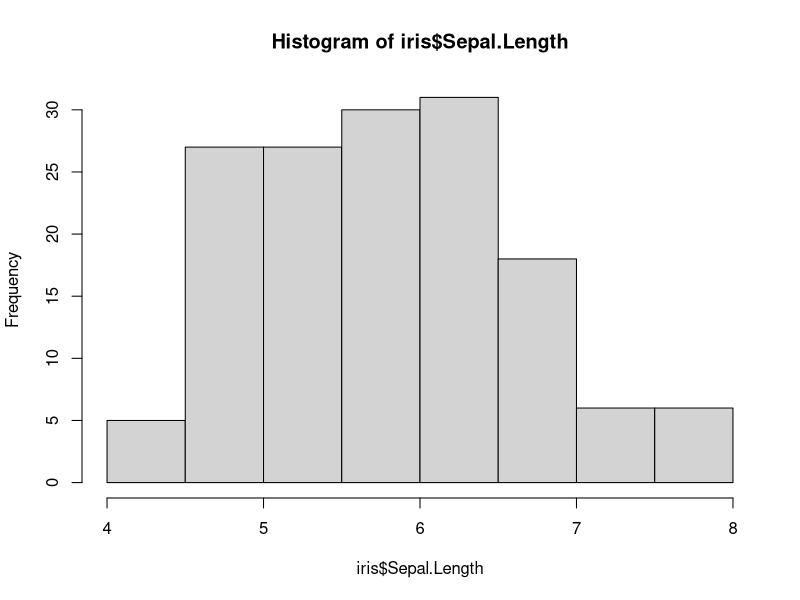
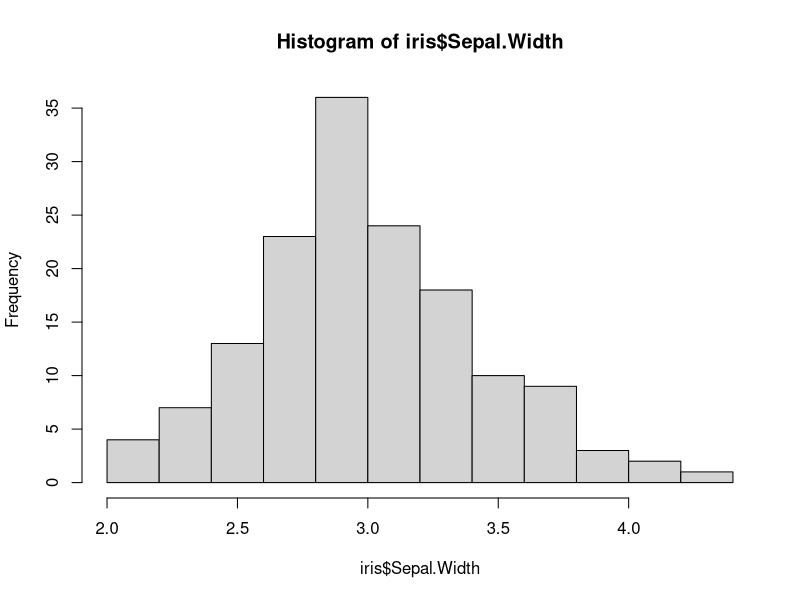
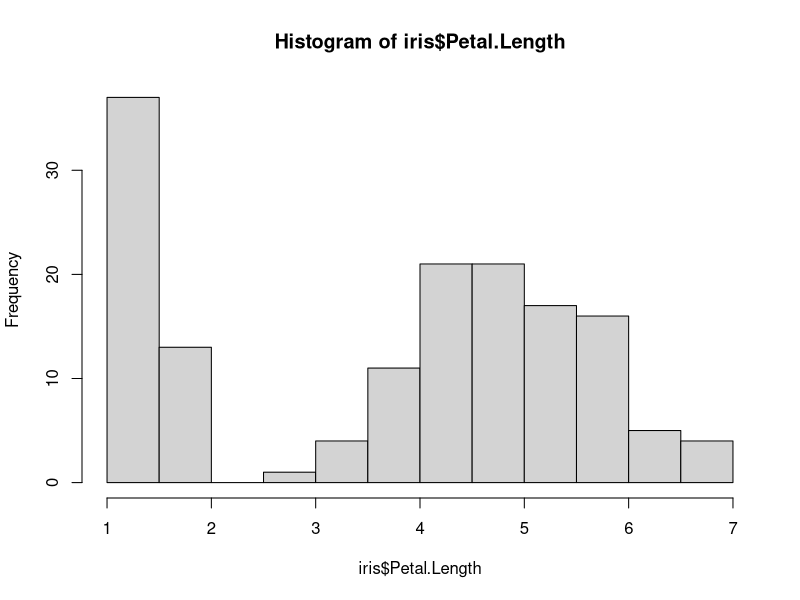
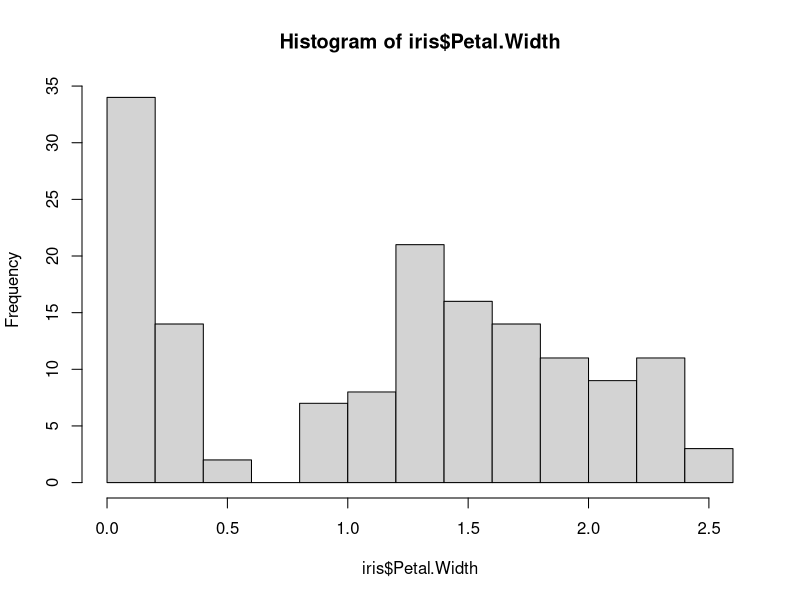
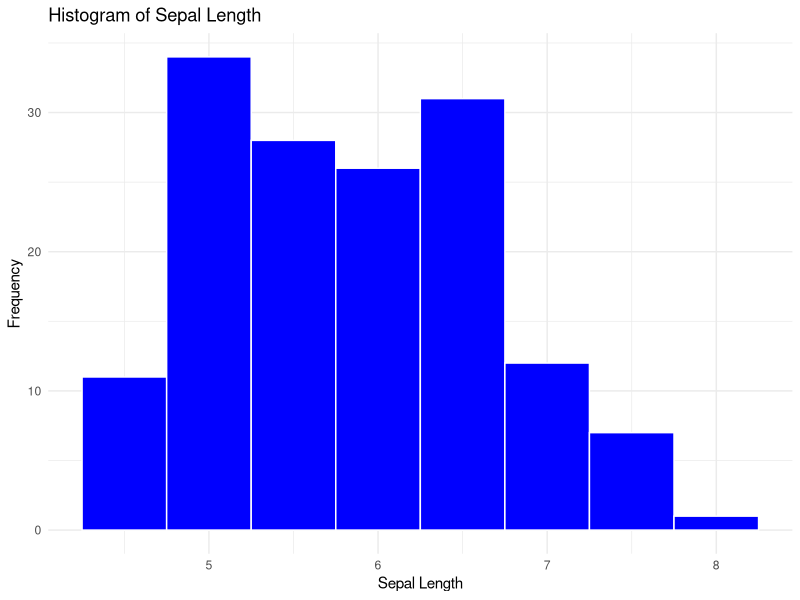

Generate these figures, in order, with R: (Note: this script raises an error after producing the figures.)
###histogram----
#histogram using bsic R functions

View(iris)
hist(iris$Sepal.Length)
hist(iris$Sepal.Width)
hist(iris$Petal.Length) 
hist(iris$Petal.Width)

#histogram using the ggplot2 package
library(tidyverse)   # for package activation 
# i am using theme_minimal() for a clean look of the histogram.
# histogram of iris data set (sepal length) using ggplot2
ggplot(iris, aes(x= Sepal.Length))+ geom_histogram(binwidth = 0.5,
                                                   fill = "blue",
                                                   color = "white")+
  theme_minimal() + labs(title = "Histogram of Sepal Length",
                         x = "Sepal Length",
                         y = "Frequency")

# histogram of titanic data set (age) using ggplot2
ggplot(titanic, aes(x= Age))+
  geom_histogram(fill="#000080",
                 binwidth = 3,
                 colour = "black")+ 
  labs(title = "Histogram of Age of Titanic Passengers",
       x= "Age of Passengers", 
       y= "Frequency")

#Histogram using mpg dataset
view(mpg)
ggplot(mpg, aes(x=displ))+ geom_histogram(binwidth = 0.2,
                                      fill = "blue",
                                      color = "white")+
labs(title = "Histogram of Engine Displacement",
                         x = "Engine Displacement",
                         y = "Frequency")
